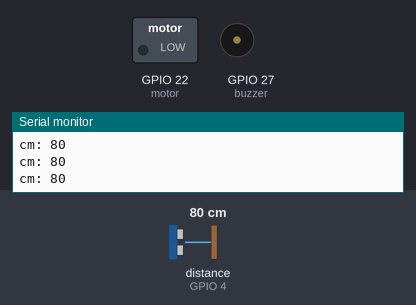
A sketch run on a simulated ESP32. On the bench: switched loads named in the sketch (green lamp = pin HIGH), buzzer (waves = sounding, pin HIGH), the last lines printed to the serial monitor. Wiring (inferred from the names in the program): ultrasonic range finder: trigger GPIO 0; echo GPIO 4. Dashed ring = blinking. The inputs (shaded band) are chosen by the test bench; at power-on: distance to the obstacle (sensor on GPIO 4) 80 cm. The echo pulse lasts 58.3 µs per cm; pins used as bus, display or sensor lines are not drawn.

Above: at 1.3 s.
1.4 s: distance to the obstacle (sensor on GPIO 4) set to 32 cm
4.4 s: distance to the obstacle (sensor on GPIO 4) set to 26 cm
At 5.5 s:
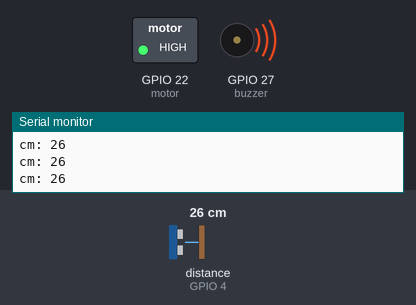
6.0 s: distance to the obstacle (sensor on GPIO 4) set to 35 cm
At 6.25 s:
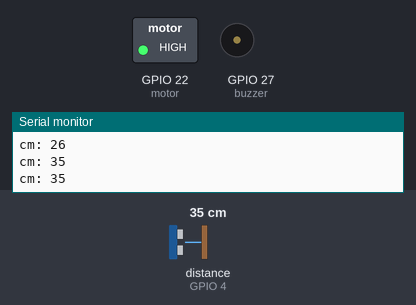
9.0 s: distance to the obstacle (sensor on GPIO 4) set to 2 cm
At 9.5 s:
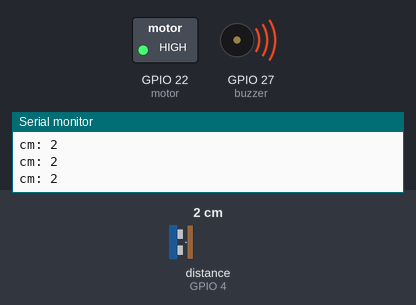
Timing chart, 0 to 11.6 s (numbered marks = the images above; inputs shaded):
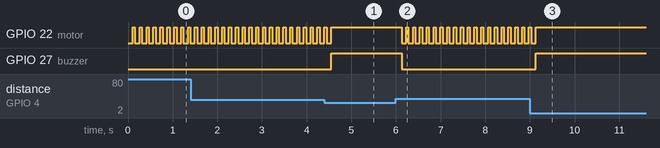

The sketch:

sketch_dec21a.ino
```cpp
#define Trig   0
#define Echo   4
#define buzzer 27
#define motor  22
int cm;

void setup() {
  Serial.begin(9600);

  pinMode(buzzer, OUTPUT);
  pinMode(motor, OUTPUT);
  pinMode(Trig, OUTPUT);
  pinMode(Echo, INPUT);
  delay(100);
}

void loop() {
  digitalWrite(Trig, LOW);
  delayMicroseconds(2);
  digitalWrite(Trig, HIGH);
  delayMicroseconds(10);
  digitalWrite(Trig, LOW);

  long ultra_time = pulseIn(Echo, HIGH);
  cm = ultra_time / 29 / 2;

  Serial.print("cm: ");
  Serial.println(cm);

  if (cm > 250) {
    // Level 1: Everything Low
    digitalWrite(motor, LOW);
    digitalWrite(buzzer, LOW);
  }
  else if (cm > 150 && cm <= 250) {
    // Level 2: Low Vibration
    digitalWrite(motor, HIGH);
    delay(150);  // Adjust the delay for vibration intensity
    digitalWrite(motor, LOW);
    digitalWrite(buzzer, LOW);
  }
  else if (cm >= 100 && cm <= 150) {
    // Level 3: Medium Vibration
    digitalWrite(motor, HIGH);
    delay(100);
    digitalWrite(motor, LOW);
    digitalWrite(buzzer, LOW);
  }
  else if (cm >= 30 && cm <= 100) {
    // Level 4: High Vibration
    digitalWrite(motor, HIGH);
    delay(50);
    digitalWrite(motor, LOW);
    digitalWrite(buzzer, LOW);
  }
  else {
    // Level 5: Buzzer On and High Vibration
    digitalWrite(motor, HIGH);
    digitalWrite(buzzer, HIGH);
  }

  delay(100);
}
```

Measured:
- the behaviour switches between 30 and 29 cm on distance to the obstacle (sensor on GPIO 4) (found by bisection; images 0 and 1)
- after the input at 4.4 s, GPIO 22 (motor): goes on until 4.5 s, then stays HIGH; GPIO 27 (buzzer): LOW → HIGH after 0.15 s
- after the input at 6.0 s, GPIO 22 (motor): alternates HIGH for 0.05 s and LOW for 0.10 s, starting after 0.13 s; GPIO 27 (buzzer): HIGH → LOW after 0.13 s
- after the input at 9.0 s, GPIO 22 (motor): goes on until 9.1 s, then stays HIGH; GPIO 27 (buzzer): LOW → HIGH after 0.13 s
- by itself, GPIO 22 (motor): alternates HIGH for 0.05 s and LOW for 0.10 s
